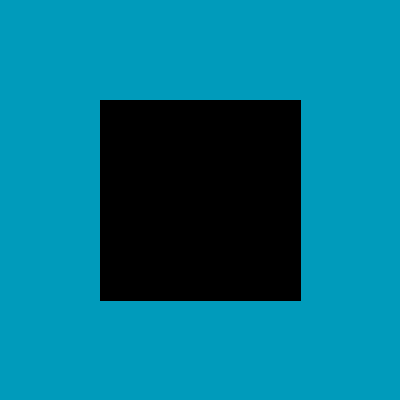
Frame 1 (no input)
Frame 60 (the mouse pressed at the canvas centre just before this capture): identical to frame 1, image omitted
Frame 120 (the mouse held since frame 60 and released just before this capture): identical to frame 1, image omitted

The Processing sketch that drew this single still picture (run headless with seeded random() and noise(); from frame 60 on, the mouse is pressed at the canvas centre):

// Processing sketch: processing_176939
// ── processing_176939.pde

// Wabern
// 12.12.2014

/*Aufgabenstellung
Schreibe ein Programm, bei dem mittels einer Variable helligkeit ein schwarzes Quadrat langsam heller wird.
Aendere das Programm so, dass das Quadrat wieder dunkler wird, sobald die helligkeit maximal ist.*/

int helligkeit = 66;

void setup(){
size(400,400);
}

void draw(){
background(0,155,187);
fill(0,0,0);
rect(100,100,200,200);
}
